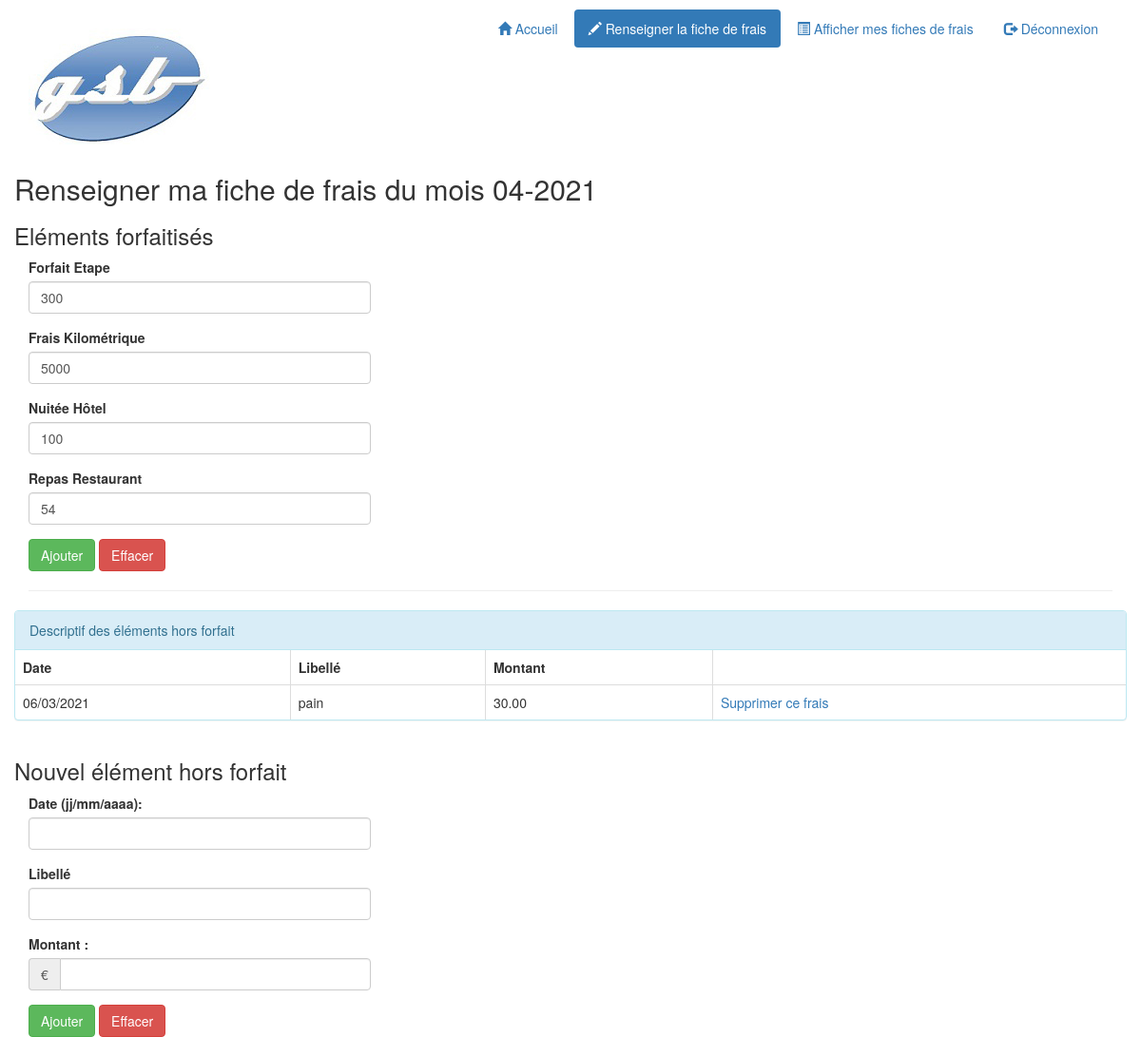
/GSB/index.php?uc=gererFrais&action=saisirFrais (signed in), run on the app's committed database.
### tables this page shows
CREATE TABLE IF NOT EXISTS `lignefraisforfait` (
  `idvisiteur` char(4) NOT NULL,
  `mois` char(6) NOT NULL,
  `idfraisforfait` char(3) NOT NULL,
  `quantite` int(11) DEFAULT NULL,
  PRIMARY KEY (`idvisiteur`,`mois`,`idfraisforfait`),
  KEY `idfraisforfait` (`idfraisforfait`)
);

CREATE TABLE IF NOT EXISTS `fraisforfait` (
  `id` char(3) NOT NULL,
  `libelle` char(20) DEFAULT NULL,
  `montant` decimal(5,2) DEFAULT NULL,
  PRIMARY KEY (`id`)
);

CREATE TABLE IF NOT EXISTS `lignefraishorsforfait` (
  `id` int(11) NOT NULL AUTO_INCREMENT,
  `idvisiteur` char(4) NOT NULL,
  `mois` char(6) NOT NULL,
  `libelle` varchar(100) DEFAULT NULL,
  `date` date DEFAULT NULL,
  `montant` decimal(10,2) DEFAULT NULL,
  PRIMARY KEY (`id`),
  KEY `idvisiteur` (`idvisiteur`,`mois`)
);

### GSB/includes/fct.inc.php (called while the page is built, shortened)
<?php
function estConnecte()
{
    return isset($_SESSION['idVisiteur']);
}
function dateAnglaisVersFrancais($maDate)
{
    @list($annee, $mois, $jour) = explode('-', $maDate);
    $date = $jour . '/' . $mois . '/' . $annee;
    return $date;
}
function getMois($date)
{
    @list($jour, $mois, $annee) = explode('/', $date);
    return $annee . $mois;
}

### GSB/controleurs/c_gererFrais.php (called while the page is built, shortened)
<?php
$idVisiteur = $_SESSION['idVisiteur'];
$mois = getMois(date('d/m/Y'));
$numAnnee = substr($mois, 0, 4);
$numMois = substr($mois, 4, 2);
$lesFraisHorsForfait = $pdo->getLesFraisHorsForfait($idVisiteur, $mois);
$lesFraisForfait = $pdo->getLesFraisForfait($idVisiteur, $mois);
require 'vues/v_listeFraisForfait.php';
require 'vues/v_listeFraisHorsForfait.php';

### GSB/includes/class.pdogsb.inc.php (called while the page is built, shortened)
<?php
class PdoGsb
{
    private static $serveur = 'mysql:host=localhost';
    private static $bdd = 'dbname=gsb_frais';
    private static $user = 'userGsb';
    private static $mdp = 'secret';
    private static $monPdo;
    private static $monPdoGsb = null;
    private function __construct()
    {
        PdoGsb::$monPdo = new PDO(
            PdoGsb::$serveur . ';' . PdoGsb::$bdd,
            PdoGsb::$user,
            PdoGsb::$mdp
        );
        PdoGsb::$monPdo->query('SET CHARACTER SET utf8');
    }
    public static function getPdoGsb()
    {
        if (PdoGsb::$monPdoGsb == null) {
            PdoGsb::$monPdoGsb = new PdoGsb();
        }
        return PdoGsb::$monPdoGsb;
    }
    public function getLesFraisHorsForfait($idVisiteur, $mois)
    {
        $requetePrepare = PdoGsb::$monPdo->prepare(
            'SELECT * FROM lignefraishorsforfait '
            . 'WHERE lignefraishorsforfait.idvisiteur = :unIdVisiteur '
            . 'AND lignefraishorsforfait.mois = :unMois'
        );
        $requetePrepare->bindParam(':unIdVisiteur', $idVisiteur, PDO::PARAM_STR);
        $requetePrepare->bindParam(':unMois', $mois, PDO::PARAM_STR);
        $requetePrepare->execute();
        $lesLignes = $requetePrepare->fetchAll();
        for ($i = 0; $i < count($lesLignes); $i++) {
            $date = $lesLignes[$i]['date'];
            $lesLignes[$i]['date'] = dateAnglaisVersFrancais($date);
        }
        return $lesLignes;
    }
    public function getLesFraisForfait($idVisiteur, $mois)
    {
        $requetePrepare = PdoGSB::$monPdo->prepare(
            'SELECT fraisforfait.id as idfrais, '
            . 'fraisforfait.libelle as libelle, '
            . 'lignefraisforfait.quantite as quantite '
            . 'FROM lignefraisforfait '
            . 'INNER JOIN fraisforfait '
            . 'ON fraisforfait.id = lignefraisforfait.idfraisforfait '
            . 'WHERE lignefraisforfait.idvisiteur = :unIdVisiteur '
            . 'AND lignefraisforfait.mois = :unMois '
            . 'ORDER BY lignefraisforfait.idfraisforfait'
        );
        $requetePrepare->bindParam(':unIdVisiteur', $idVisiteur, PDO::PARAM_STR);
        $requetePrepare->bindParam(':unMois', $mois, PDO::PARAM_STR);
        $requetePrepare->execute();
        return $requetePrepare->fetchAll();
    }
}

### GSB/vues/v_listeFraisForfait.php (the view, shortened to what this page needs)
<div class="row">
    <h2>Renseigner ma fiche de frais du mois
        <?php echo $numMois . '-' . $numAnnee ?>
    </h2>
    <h3>Eléments forfaitisés</h3>
    <div class="col-md-4">
        <form method="post"
              action="index.php?uc=gererFrais&action=validerMajFraisForfait"
              role="form">
            <fieldset>
                <?php
                foreach ($lesFraisForfait as $unFrais) {
                    $idFrais = $unFrais['idfrais'];
                    $libelle = htmlspecialchars($unFrais['libelle']);
                    $quantite = $unFrais['quantite']; ?>
                    <div class="form-group">
                        <label for="idFrais"><?php echo $libelle ?></label>
                        <input type="text" id="idFrais"
                               name="lesFrais[<?php echo $idFrais ?>]"
                               size="10" maxlength="5"
                               value="<?php echo $quantite ?>"
                               class="form-control">
                    </div>
                    <?php
                }
                ?>
                <button class="btn btn-success" type="submit">Ajouter</button>
                <button class="btn btn-danger" type="reset">Effacer</button>
            </fieldset>
        </form>
    </div>
</div>

### GSB/vues/v_entete.php (shortened to what this page needs)
<!DOCTYPE html>
<html>
    <head>
        <link href="./styles/bootstrap/bootstrap.css" rel="stylesheet">
        <link href="./styles/style.css" rel="stylesheet">
    </head>
    <body>
        <div class="container">
            <?php
            $uc = filter_input(INPUT_GET, 'uc', FILTER_SANITIZE_STRING);
            if ($estConnecte) {
                ?>
            <div class="header">
                <div class="row vertical-align">
                    <div class="col-md-4">
                        <h1>
                            <img src="./images/logo.jpg" class="img-responsive"
                                 alt="Laboratoire Galaxy-Swiss Bourdin"
                                 title="Laboratoire Galaxy-Swiss Bourdin">
                        </h1>
                    </div>
                    <div class="col-md-8">
                        <ul class="nav nav-pills pull-right" role="tablist">
                            <li <?php if (!$uc || $uc == 'accueil') { ?>class="active" <?php } ?>>
                                <a href="index.php">
                                    <span class="glyphicon glyphicon-home"></span>
                                    Accueil
                                </a>
                            </li>
                            <?php
                            if ($_SESSION['role'] == "V"){ ?>
                                <li <?php if ($uc == 'gererFrais') { ?>class="active"<?php } ?>>
                                    <a href="index.php?uc=gererFrais&action=saisirFrais">
                                        <span class="glyphicon glyphicon-pencil"></span>
                                        Renseigner la fiche de frais
                                    </a>
                                </li>
                                <li <?php if ($uc == 'etatFrais') { ?>class="active"<?php } ?>>
                                    <a href="index.php?uc=etatFrais&action=selectionnerMois">
                                        <span class="glyphicon glyphicon-list-alt"></span>
                                        Afficher mes fiches de frais
                                    </a>
                                </li>
                            <?php } ?>
                            <li
                            <?php if ($uc == 'deconnexion') { ?>class="active"<?php } ?>>
                                <a href="index.php?uc=deconnexion&action=demandeDeconnexion">
                                    <span class="glyphicon glyphicon-log-out"></span>
                                    Déconnexion
                                </a>
                            </li>
                        </ul>
                    </div>
                </div>
            </div>
                <?php
            }

### GSB/index.php (shortened to what this page needs)
<?php
require_once 'includes/fct.inc.php';
require_once 'includes/class.pdogsb.inc.php';
$pdo = PdoGsb::getPdoGsb();
$estConnecte = estConnecte();
require 'vues/v_entete.php';
$uc = filter_input(INPUT_GET, 'uc', FILTER_SANITIZE_STRING);
if ($estConnecte) {
    if ($_SESSION['role'] == "V"){
        switch ($uc) {
            case 'gererFrais':
                include 'controleurs/c_gererFrais.php';
                break;
        }
    }
}
require 'vues/v_pied.php';

### GSB/vues/v_listeFraisHorsForfait.php (shortened to what this page needs)
<hr>
<div class="row">
    <div class="panel panel-info">
        <div class="panel-heading">Descriptif des éléments hors forfait</div>
        <table class="table table-bordered table-responsive">
            <thead>
                <tr>
                    <th class="date">Date</th>
                    <th class="libelle">Libellé</th>
                    <th class="montant">Montant</th>
                    <th class="action">&nbsp;</th>
                </tr>
            </thead>
            <tbody>
            <?php
            foreach ($lesFraisHorsForfait as $unFraisHorsForfait) {
                $libelle = htmlspecialchars($unFraisHorsForfait['libelle']);
                $date = $unFraisHorsForfait['date'];
                $montant = $unFraisHorsForfait['montant'];
                $id = $unFraisHorsForfait['id']; ?>
                <tr>
                    <td> <?php echo $date ?></td>
                    <td> <?php echo $libelle ?></td>
                    <td><?php echo $montant ?></td>
                    <td><a href="index.php?uc=gererFrais&action=supprimerFrais&idFrais=<?php echo $id ?>"
                           onclick="return confirm('Voulez-vous vraiment supprimer ce frais?');">Supprimer ce frais</a></td>
                </tr>
                <?php
            }
            ?>
            </tbody>
        </table>
    </div>
</div>
<div class="row">
    <h3>Nouvel élément hors forfait</h3>
    <div class="col-md-4">
        <form action="index.php?uc=gererFrais&action=validerCreationFrais"
              method="post" role="form">
            <div class="form-group">
                <label for="txtDateHF">Date (jj/mm/aaaa): </label>
                <input type="text" id="txtDateHF" name="dateFrais"
                       class="form-control" id="text">
            </div>
            <div class="form-group">
                <label for="txtLibelleHF">Libellé</label>
                <input type="text" id="txtLibelleHF" name="libelle"
                       class="form-control" id="text">
            </div>
            <div class="form-group">
                <label for="txtMontantHF">Montant : </label>
                <div class="input-group">
                    <span class="input-group-addon">€</span>
                    <input type="text" id="txtMontantHF" name="montant"
                           class="form-control" value="">
                </div>
            </div>
            <button class="btn btn-success" type="submit">Ajouter</button>
            <button class="btn btn-danger" type="reset">Effacer</button>
        </form>
    </div>
</div>

### GSB/vues/v_pied.php (shortened to what this page needs)
        </div>
    </body>
</html>

### GSB/styles/style.css (style rules this page uses)
.header { margin-top: 10px; }

### data on the page
lignefraisforfait: idfraisforfait.libelle "Forfait Etape", quantite "300"
lignefraisforfait: idfraisforfait.libelle "Frais Kilométrique", quantite "5000"
lignefraisforfait: idfraisforfait.libelle "Nuitée Hôtel", quantite "100"
lignefraisforfait: idfraisforfait.libelle "Repas Restaurant", quantite "54"
lignefraishorsforfait: date "06/03/2021", libelle "pain", montant "30.00"

### other printed values
$numMois "04"
$numAnnee "2021"
